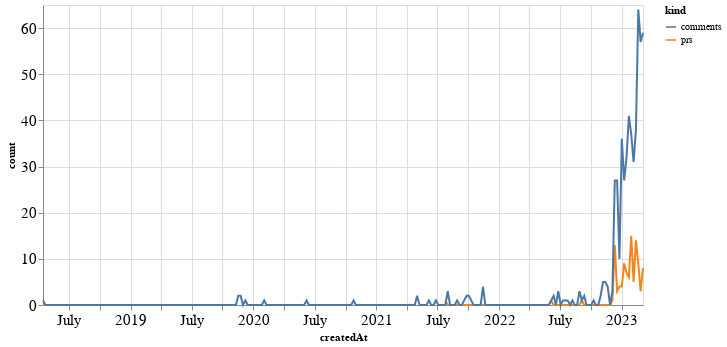

Notebook code cell kept with this figure:
### Code cell
alt.Chart(total_time, width=600).mark_line().encode(
    x='createdAt',
    y='count',
    color='kind'
)

### Figure 1 — Vega-Lite specification as saved in the notebook (floating-point values rounded to 4 significant figures; data arrays with more than 128 entries replaced by an {"elided": "..."} marker saying what was removed)
{"config": {"axisLeft": {"labelFontSize": 15}, "axisBottom": {"labelFontSize": 15}}, "data": {"name": "data-e938d3db68930bd293131ab9208b3e36"}, "mark": "line", "encoding": {"color": {"field": "kind", "type": "nominal"}, "x": {"field": "createdAt", "type": "temporal"}, "y": {"field": "count", "type": "quantitative"}}, "width": 600, "$schema": "https://vega.github.io/schema/vega-lite/v4.17.0.json", "datasets": {"data-e938d3db68930bd293131ab9208b3e36": {"elided": "512 records"}}}
